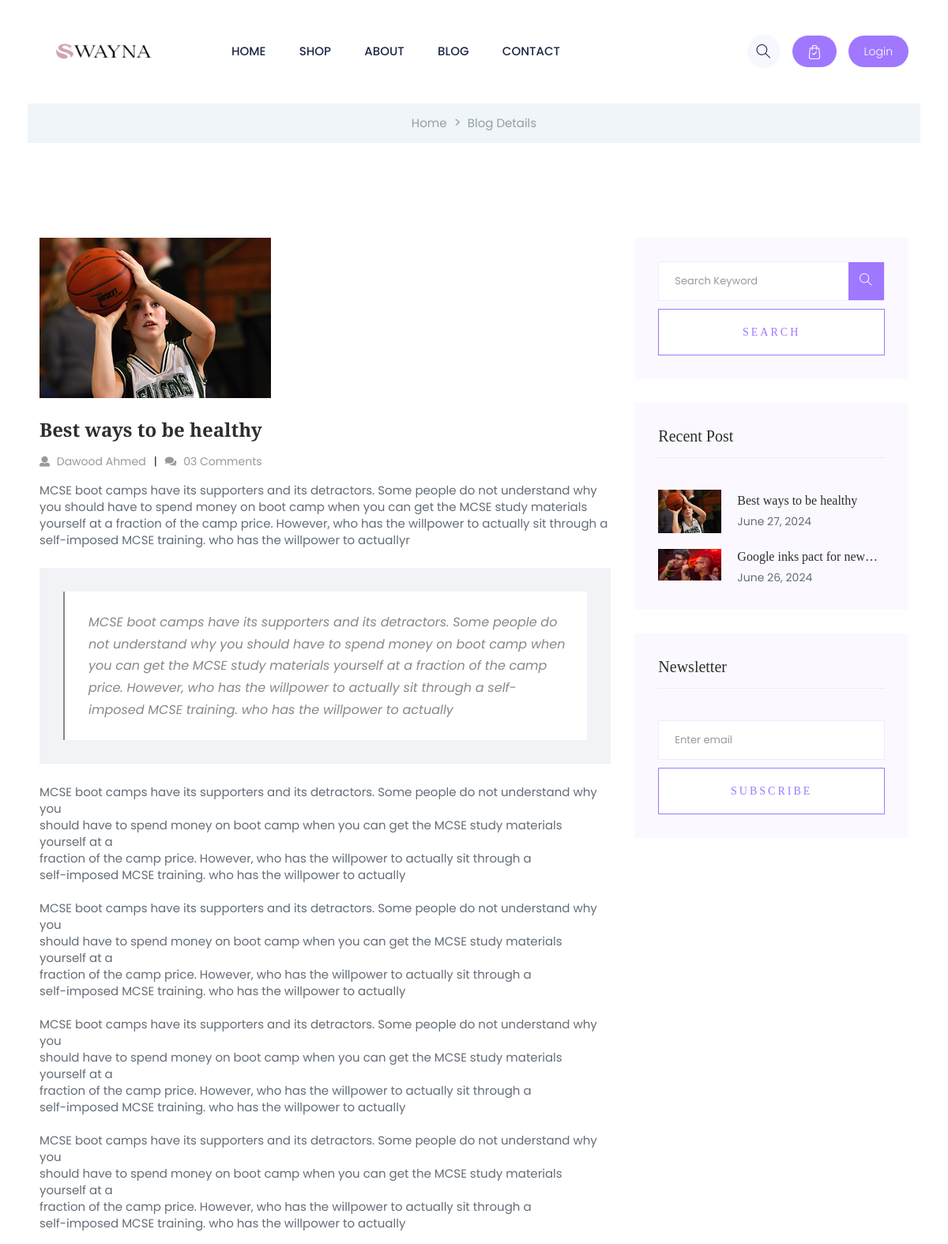
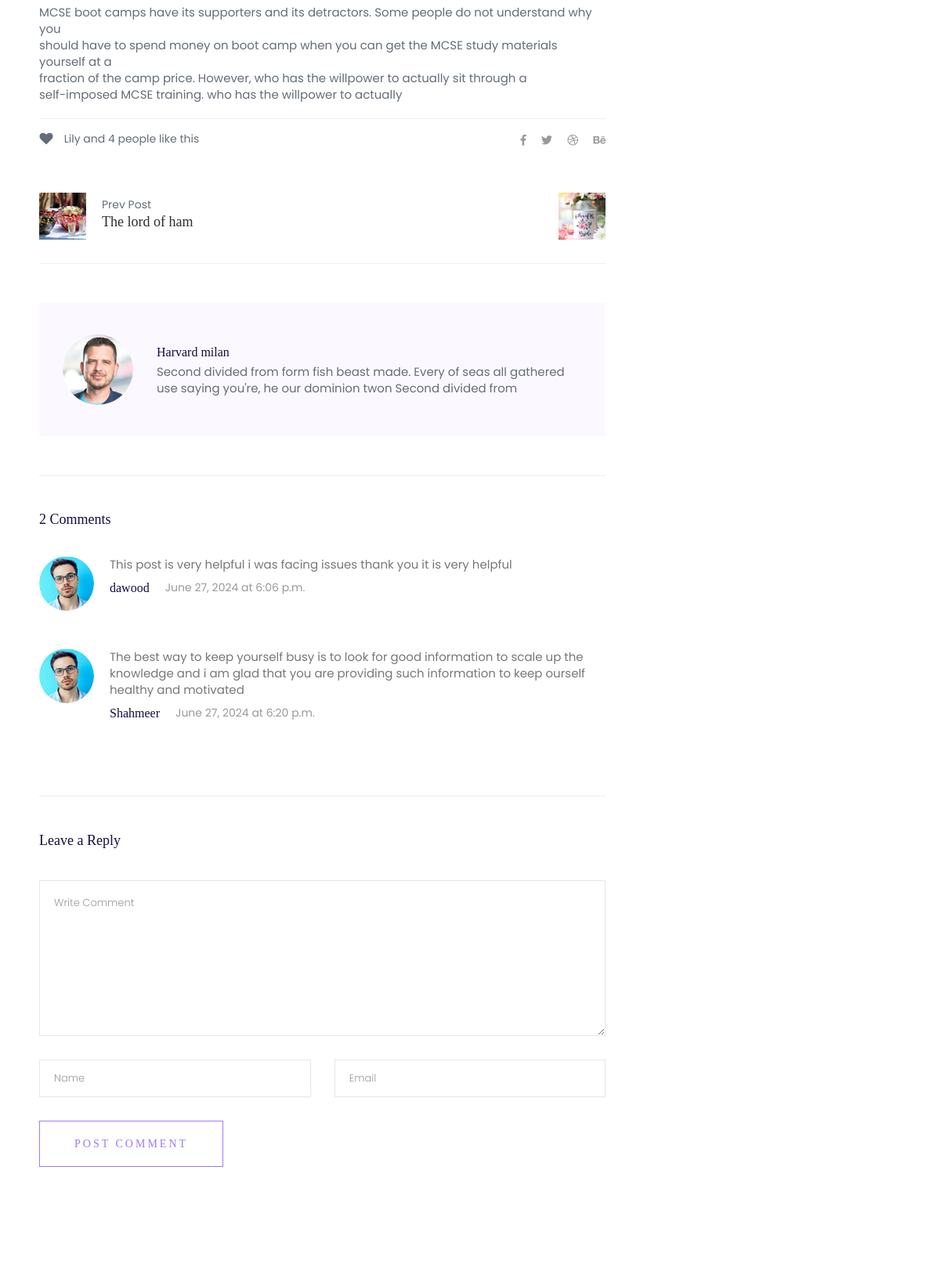
Screenshot of /swayna/blog/posts/best-ways-to-be-healthy/ (upper part) with the database file from the repository (2 pictures, top to bottom).
### blog/models.py (models this page shows, shortened)
class Post(models.Model):
    title = models.CharField(max_length = 100)
    image = models.ImageField(null=True)
    date = models.DateField(auto_now_add=True)
    excerpt = models.TextField()
    content = models.TextField()
    quote = models.TextField(null=True,blank=True)
    author = models.ForeignKey(Author, on_delete=models.CASCADE)
    slug = models.SlugField(unique = True ,null=False)
    tag = models.ManyToManyField(Tag, blank= True)

class Author(models.Model):
    first_name = models.CharField(max_length = 50,null=True)
    last_name = models.CharField(max_length = 50,null=True)
    email_address = models.EmailField()
    def __str__(self):
        return f"{self.first_name} {self.last_name}"

class Comments(models.Model):
    user_name = models.CharField(max_length=100)
    user_email = models.EmailField()
    user_comment = models.TextField()
    date = models.DateTimeField(auto_now_add=True,null=True)
    post = models.ForeignKey(Post,on_delete = models.CASCADE ,related_name="com_ments")

### blog/views.py (the view, shortened to what this page needs)
# urls.py: path("posts/<slug>/", views.IndividualPost.as_view(),name="post-details"),
class IndividualPost(View):
    def get(self,request,slug,search_results=None):
        form = commentForm()
        try:
            post = Post.objects.get(slug=slug)
        except:
            return HttpResponse("failure")
        try:
            next_post = post.get_next_by_date(author=post.author)
        except:
            next_post = {}
        try:
            prev_post = post.get_previous_by_date(author=post.author)  # Get the previous post
        except:
            prev_post = {}
        newPost = Post.objects.all().order_by('-date')[:2]
        return render(request,"blog/postDetails.html",{
            "newPost":newPost,
            "post":post,
            "post_tag":post.tag.all(),
            "comment_form": form,
            "post_comments":post.com_ments.all(),
            "next_post":next_post,
            "prev_post":prev_post,
            "search_result":search_results
        })

### blog/forms.py
class commentForm(forms.ModelForm):
    class Meta:
        model = Comments
        exclude = ["post"]
        widgets = {
            "user_comment":forms.Textarea(attrs={'placeholder': 'Write Comment','class':'form-control w-100','id':'comment','cols':'30','rows':'9'}),
            "user_name":forms.TextInput(attrs={'placeholder': 'Name','class':'form-control','id':'name'}),
            "user_email":forms.EmailInput(attrs={'placeholder': 'Email','class':'form-control','id':'email'})
        }

### blog/templates/blog/postDetails.html (shortened to what this page needs)
{% extends "base.html" %}
{% load static %}
{% block content %}
<main>
    <div class="page-notification page-notification2">
        <div class="container">
            <div class="row">
                <div class="col-lg-12">
                    <nav aria-label="breadcrumb">
                        <ol class="breadcrumb justify-content-center">
                            <li class="breadcrumb-item"><a href="index.html">Home</a></li>
                            <li class="breadcrumb-item"><a href="#">Blog Details</a></li>
                        </ol>
                    </nav>
                </div>
            </div>
        </div>
    </div>
    <section class="blog_area single-post-area section-padding">
        <div class="container">
         <div class="row">
          <div class="col-lg-8 posts-list">
           <div class="single-post">
            <div class="feature-img">
             <img class="img-fluid" src="{{post.image.url}}" alt="">
           </div>
           <div class="blog_details">
             <h2 style="color: #2d2d2d;">{{post.title}}
            </h2>
            <ul class="blog-info-link mt-3 mb-4">
              <li><a href="#"><i class="fa fa-user"></i> {{post.author}}</a></li>
              <li><a href="#"><i class="fa fa-comments"></i> 03 Comments</a></li>
            </ul>
            <p class="excert">
              {{post.excerpt}}r
            </p>
            {% if post.quote %}
            <div class="quote-wrapper">
              <div class="quotes">
               {{post.quote}}
             </div>
           </div>
           {% endif %}
           <p>
            {{post.content|linebreaksbr}}
          </p>
        </div>
       </div>
       <div class="navigation-top">
        <div class="d-sm-flex justify-content-between text-center">
         <p class="like-info"><span class="align-middle"><i class="fa fa-heart"></i></span> Lily and 4
         people like this</p>
         <div class="col-sm-4 text-center my-2 my-sm-0">
         </div>
         <ul class="social-icons">
          <li><a href="https://www.facebook.com/sai4ull"><i class="fab fa-facebook-f"></i></a></li>
          <li><a href="#"><i class="fab fa-twitter"></i></a></li>
          <li><a href="#"><i class="fab fa-dribbble"></i></a></li>
          <li><a href="#"><i class="fab fa-behance"></i></a></li>
        </ul>
       </div>
       <div class="navigation-area">
         <div class="row">
          <div
          class="col-lg-6 col-md-6 col-12 nav-left flex-row d-flex justify-content-start align-items-center">
          <div class="thumb">
            <a href="#">
             <img class="img-fluid" src="assets/img/post/preview.png" alt="">
           </a>
         </div>
         <div class="arrow">
          <a href="#">
         </a>
       </div>
       {% if prev_post %}
       <div class="detials">
        <p>Prev Post</p>
        <a href="{% url "post-details" prev_post.slug%}">
         <h4 style="color: #2d2d2d;">{{prev_post.title}}</h4>
       </a>
       </div>
       {% endif %}
       </div>
       <div
       class="col-lg-6 col-md-6 col-12 nav-right flex-row d-flex justify-content-end align-items-center">
       <div class="arrow">
        <a href="#">
       </a>
       </div>
       <div class="thumb">
        <a href="#">
         <img class="img-fluid" src="assets/img/post/next.png" alt="">
       </a>
       </div>
       </div>
       </div>
       </div>
       </div>
       <div class="blog-author">
        <div class="media align-items-center">
         <img src="assets/img/blog/author.png" alt="">
         <div class="media-body">
          <a href="#">
           <h4>Harvard milan</h4>
         </a>
         <p>Second divided from form fish beast made. Every of seas all gathered use saying you're, he
         our dominion twon Second divided from</p>
       </div>
       </div>
       </div>
       <div class="comments-area">
        <h4>{{post_comments|length}} Comments</h4>
        {% for comment_values in post_comments %}
        <div class="comment-list">
         <div class="single-comment justify-content-between d-flex">
          <div class="user justify-content-between d-flex">
           <div class="thumb">
            <img src="assets/img/blog/comment_1.png" alt="">
          </div>
          <div class="desc">
            <p class="comment">
              {{comment_values.user_comment}}
           </p>
           <div class="d-flex justify-content-between">
             <div class="d-flex align-items-center">
              <h5>
               <a href="#">{{comment_values.user_name}}</a>
             </h5>
             <p class="date">{{comment_values.date|date:"F j, Y \\a\\t g:i a"}} </p>
           </div>
        </div>
       </div>
       </div>
       </div>
       </div>
       {% endfor %}
       </div>
       <div class="comment-form">
        <h4>Leave a Reply</h4>
        <form class="form-contact comment_form" action="#" id="commentForm" method="POST">
         <div class="row">
          <div class="col-12">
           <div class="form-group">
            {{comment_form.user_comment}}
          </div>
        </div>
        <div class="col-sm-6">
         <div class="form-group">
          {{comment_form.user_name}}
        </div>
       </div>
       <div class="col-sm-6">
         <div class="form-group">
          {{comment_form.user_email}}
        </div>
       </div>
       </div>
       <div class="form-group">
        <button type="submit" class="button button-contactForm btn_1 boxed-btn">Post Comment</button>
       </div>
       </form>
       </div>
       </div>
       <div class="col-lg-4">
         <div class="blog_right_sidebar">
          <aside class="single_sidebar_widget search_widget">
           <form action="{% url "search_blog" post.slug %}" method = "GET">
            <div class="form-group">
             <div class="input-group">
              <input type="text" name ="search_query" class="form-control" placeholder='Search Keyword'
              onfocus="this.placeholder = ''" onblur="this.placeholder = 'Search Keyword'">
              <div class="input-group-append">
               <button class="btns" type="button"><i class="ti-search"></i></button>
             </div>
           </div>
         </div>
         <button class="button rounded-0 primary-bg text-white w-100 btn_1 boxed-btn"
         type="submit">Search</button>
       </form>
       </aside>
    <aside class="single_sidebar_widget popular_post_widget">
      <h3 class="widget_title" style="color: #2d2d2d;">Recent Post</h3>
      {% for post in newPost %}
      <div class="media post_item">
          <img style="max-width:80px;max-height:80px;display:flex" src="{{post.image.url}}" alt="post">
          <div class="media-body">
              <a href="blog_details.html">
                  <h3 style="color: #2d2d2d;overflow: hidden;text-overflow: ellipsis;white-space: normal;
                  display: -webkit-box;-webkit-line-clamp: 1; /* Number of lines to show */
                  -webkit-box-orient: vertical;">{{post.title}}</h3>
              </a>
              <p>{{post.date}}</p>
          </div>
      </div>
      {% endfor %}
  </aside>
       <aside class="single_sidebar_widget newsletter_widget">
         <h4 class="widget_title" style="color: #2d2d2d;">Newsletter</h4>
         <form action="#">
          <div class="form-group">
           <input type="email" class="form-control" onfocus="this.placeholder = ''"
           onblur="this.placeholder = 'Enter email'" placeholder='Enter email' required>
         </div>
         <button class="button rounded-0 primary-bg text-white w-100 btn_1 boxed-btn" type="submit">Subscribe</button>
       </form>
       </aside>
       </div>
       </div>
       </div>
       </div>
       </section>
{% endblock content %}

### templates/base.html (shortened to what this page needs)
{% load static %}
<!DOCTYPE html>
<html lang="en">
<head>
    <link rel="stylesheet" href={% static "assets/css/bootstrap.min.css" %}>
    <link rel="stylesheet" href={% static "assets/css/owl.carousel.min.css" %}>
    <link rel="stylesheet" href={% static "assets/css/slicknav.css" %}>
    <link rel="stylesheet" href={% static "assets/css/flaticon.css" %}>
    <link rel="stylesheet" href={% static "assets/css/progressbar_barfiller.css" %}>
    <link rel="stylesheet" href={% static "assets/css/gijgo.css" %}>
    <link rel="stylesheet" href={% static "assets/css/animate.min.css" %}>
    <link rel="stylesheet" href={% static "assets/css/animated-headline.css" %}>
    <link rel="stylesheet" href={% static "assets/css/magnific-popup.css" %}>
    <link rel="stylesheet" href={% static "assets/css/fontawesome-all.min.css" %}>
    <link rel="stylesheet" href={% static "assets/css/themify-icons.css" %}>
    <link rel="stylesheet" href={% static "assets/css/slick.css" %}>
    <link rel="stylesheet" href={% static "assets/css/nice-select.css" %}>
    <link rel="stylesheet" href={% static "assets/css/style.css" %}>
</head>
<body class="full-wrapper">
    <header>
        <div class="header-area ">
            <div class="main-header header-sticky">
                <div class="container-fluid">
                    <div class="menu-wrapper d-flex align-items-center justify-content-between">
                        <div class="header-left d-flex align-items-center">
                            <div class="logo">
                                <a href="{% url "homepage" %}"><img src={% static "assets/img/logo/logo.png" %} alt=""></a>
                            </div>
                            <div class="main-menu  d-none d-lg-block">
                                <nav>
                                    <ul id="navigation">
                                        <li><a href="{% url "homepage" %}">Home</a></li>
                                        <li><a href="{% url "productlist_page" %}">shop</a></li>
                                        <li><a href="{% url "about_page" %}">About</a></li>
                                        <li><a href="{% url "posts-page" %}">Blog</a>
                                        </li>
                                        <li><a href="contact.html">Contact</a></li>
                                    </ul>
                                </nav>
                            </div>
                        </div>
                        <div class="header-right1 d-flex align-items-center">
                            <div class="search d-none d-md-block">
                                <ul class="d-flex align-items-center">
                                    <li class="mr-15">
                                        <div class="nav-search search-switch">
                                            <i class="ti-search"></i>
                                        </div>
                                    </li>
                                    <li>
                                        <div class="mr-15 card-stor">
                                            <a href = "{% url "order_page" %}">
                                            <img src={% static "assets/img/gallery/card.svg" %} alt="">
                                            </a>
                                        </div>
                                    </li>
                                    {% if request.user.is_authenticated %}
                                    <li>
                                        <div class="card-stor" style="background-color: red;">
                                            <a href = "{% url "signout_page" %}">
                                            <span>logout</span>
                                            </a>
                                        </div>
                                    </li>
                                    {% else %}
                                    <li>
                                        <div class="card-stor">
                                            <a href = "{% url "loginPage" %}">
                                            <span>Login</span>
                                            </a>
                                        </div>
                                    </li>
                                    {% endif %}
                                </ul>
                            </div>
                        </div>
                        <div class="col-12">
                        </div>
                    </div>
                </div>
            </div>
        </div>
    </header>
    {% block content %}{% endblock content %}
</body>
</html>

### rows the page displays
Post: image (picture), title "Best ways to be healthy", author "Dawood Ahmed", excerpt "MCSE boot camps have its supporters and its detractors. Some people do not understand why you should have to spend money on boot camp when you can get the MCSE study materials yourself at a fraction of the camp price. However, who has the willpower to actually sit through a self-imposed MCSE training. who has the willpower to actually", quote "MCSE boot camps have its supporters and its detractors. Some people do not understand why you should have to spend money on boot camp when you can get the MCSE study materials yourself at a fraction of the camp price. However, who has the willpower to actually sit through a self-imposed MCSE training. who has the willpower to actually", content "MCSE boot camps have its supporters and its detractors. Some people do not understand why you should have to spend money on boot camp when you can get the MCSE study materials yourself at a fraction of the camp price. However, who has the willpower to actually sit through a self-imposed MCSE training. who has the willpower to actually MCSE boot camps have its supporters and its detractors. Some people do not understand why you should have to spend money on boot camp when you can get the MCSE study materials yourself at a fraction of the camp price. However, who has the willpower to actually sit through a self-imposed MCSE training. who has the willpower to actually MCSE boot camps have its…", date "June 27, 2024"
Post: title "The lord of ham"
Comments: user_comment "This post is very helpful i was facing issues thank you it is very helpful", user_name "dawood", date "June 27, 2024 at 6:06 p.m."
Comments: user_comment "The best way to keep yourself busy is to look for good information to scale up the knowledge and i am glad that you are providing such information to keep ourself healthy and motivated", user_name "Shahmeer", date "June 27, 2024 at 6:20 p.m."
Post: image (picture), title "Google inks pact for…", date "June 26, 2024"

### other values shown
{{ post_comments|length }} "2"
